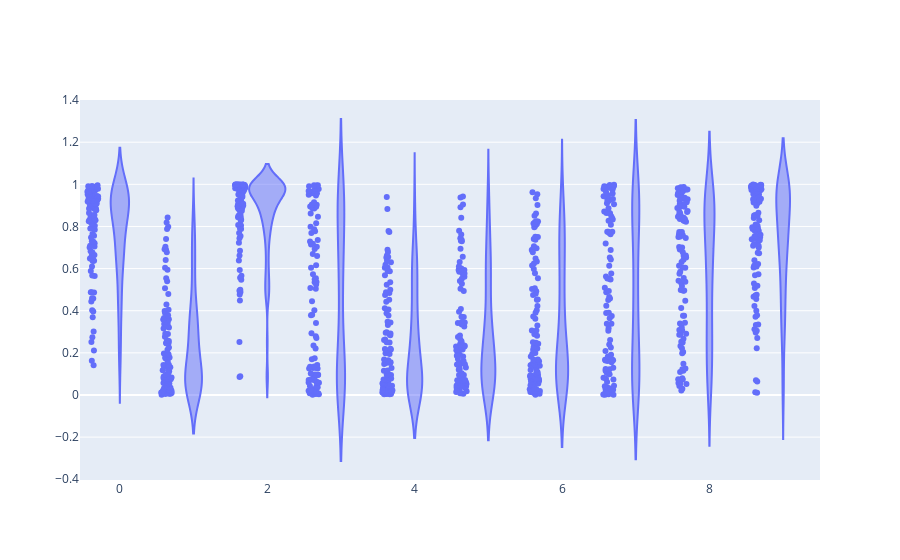

The code cell stored with this chart in its notebook:
### Code cell
n=100
data = []

# for context in [np.zeros(2), np.array([0, 1]), np.array([1, 0]), np.ones(2)]:
rewards = []
arms = []
for arm in range(k):
    arms.extend([arm]*n)
    for _ in range(n):
        context = bandit.get_context()
        # for _ in range (n):
        rewards.append(bandit.get_reward(arm, context))
data.append(go.Violin(x=arms, y=rewards, points='all')) #, name=f'{context}'))

fig = go.Figure(data=data).show()

### Figure 1 — Plotly figure (JSON) as saved in the notebook; plotly's stock layout.template omitted (floating-point values rounded to 4 significant figures; data arrays with more than 128 entries replaced by an {"elided": "..."} marker saying what was removed)
{"data": [{"points": "all", "type": "violin", "x": {"elided": "1000 int values"}, "y": {"elided": "1000 float values"}}], "layout": {"autosize": true, "xaxis": {"autorange": true, "range": [-0.5308, 9.5], "type": "linear"}, "yaxis": {"autorange": true, "range": [-0.4036, 1.4], "type": "linear"}}}
